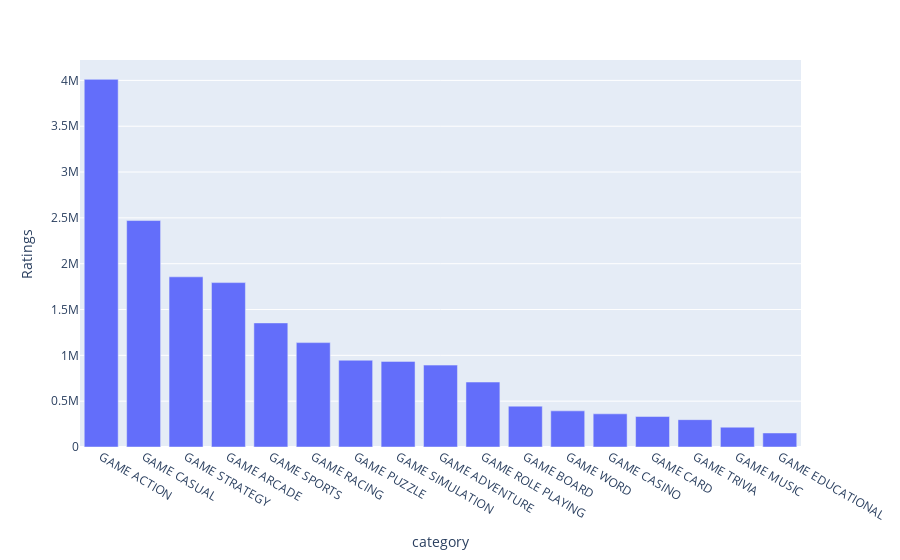

Write notebook code for a chart like this one.
### Markdown cell above
### Total Ratings grouped by Category

### Code cell
fig = px.bar(total_ratings_by_cateogry, x=total_ratings_by_cateogry.index, y=total_ratings_by_cateogry.values,
             labels={'y': 'Ratings'})
fig.update_layout(xaxis={'categoryorder':'total descending'})
fig.show()

### Figure 1 — Plotly figure (JSON) as saved in the notebook; plotly's stock layout.template omitted (floating-point values rounded to 4 significant figures)
{"data": [{"alignmentgroup": "True", "hovertemplate": "category=%{x}<br>Ratings=%{y}<extra></extra>", "legendgroup": "", "marker": {"color": "#636efa", "pattern": {"shape": ""}}, "name": "", "offsetgroup": "", "orientation": "v", "showlegend": false, "textposition": "auto", "type": "bar", "x": ["GAME ACTION", "GAME ADVENTURE", "GAME ARCADE", "GAME BOARD", "GAME CARD", "GAME CASINO", "GAME CASUAL", "GAME EDUCATIONAL", "GAME MUSIC", "GAME PUZZLE", "GAME RACING", "GAME ROLE PLAYING", "GAME SIMULATION", "GAME SPORTS", "GAME STRATEGY", "GAME TRIVIA", "GAME WORD"], "xaxis": "x", "y": [4011000.0, 893600.0, 1794000.0, 445700.0, 332600.0, 361900.0, 2471000.0, 153000.0, 216300.0, 946700.0, 1139000.0, 708800.0, 934100.0, 1354000.0, 1857000.0, 298200.0, 394400.0], "yaxis": "y"}], "layout": {"barmode": "relative", "legend": {"tracegroupgap": 0}, "margin": {"t": 60}, "xaxis": {"anchor": "y", "categoryorder": "total descending", "domain": [0, 1], "title": {"text": "category"}}, "yaxis": {"anchor": "x", "domain": [0, 1], "title": {"text": "Ratings"}}}}
